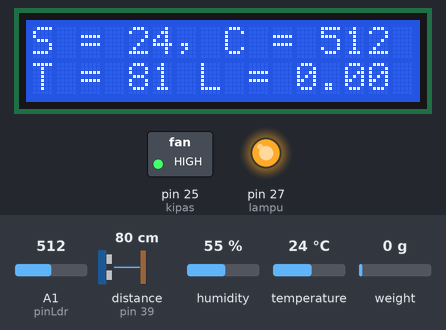
Bench run of a sketch on a simulated Arduino Mega 2560, built with avr-gcc and run on an emulated ATmega2560. On the bench: 16×2 character LCD, switched loads named in the sketch (green lamp = pin HIGH), output pins drawn as LEDs (lit = HIGH). The inputs (shaded band) are chosen by the test bench; at power-on: temperature 24 °C, A1 (pinLdr) = 512, distance to the obstacle (sensor on pin 39) 80 cm, humidity 55 %, weight on the scale 0 g. The echo pulse lasts 58.3 µs per cm; what the sketch prints to the serial monitor is not drawn.

Above: at 13.3 s.
13.4 s: temperature set to 32 °C
At 17.1 s:
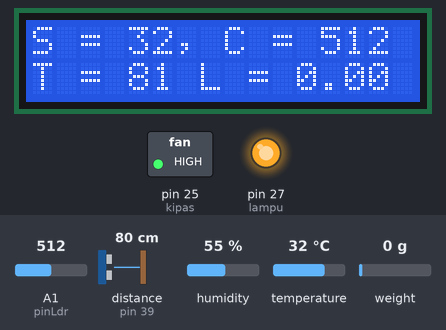
17.4 s: temperature set to 35 °C
At 19.5 s:
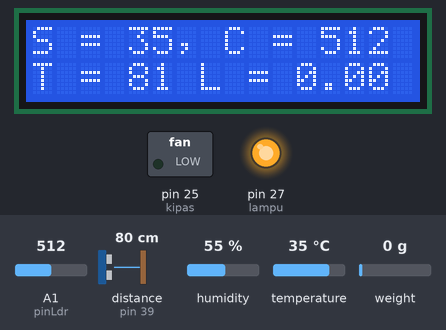
20.6 s: A1 (pinLdr) set to 640
At 22.9 s:
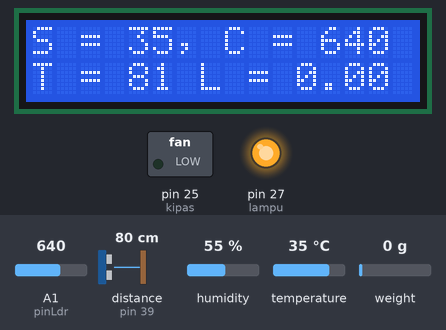
23.7 s: A1 (pinLdr) set to 658
At 26.4 s:
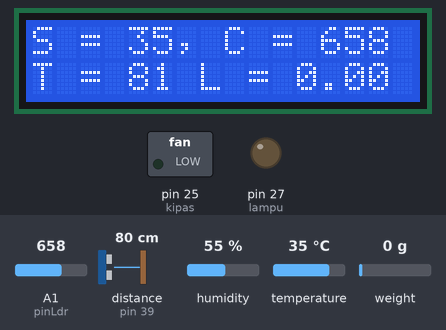
26.9 s: temperature set to 12 °C
At 29.7 s:
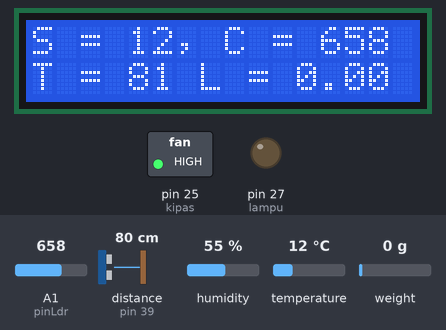
30.0 s: distance to the obstacle (sensor on pin 39) set to 2 cm
At 33.0 s:
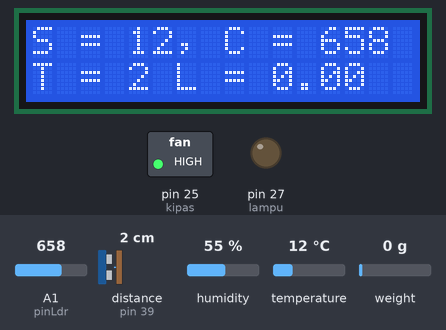
Timing chart, 0 to 34.2 s (numbered marks = the images above; inputs shaded):
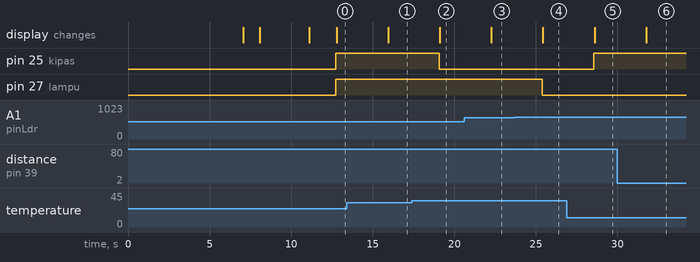

The sketch:

multi_sensor.ino
```cpp
#include <stdlib.h>
// library dht11
#include <DHT.h>
#include <Adafruit_Sensor.h>
#include <Wire.h>
#include <NewPing.h>
#include <SoftwareSerial.h>
#include <Wire.h>
#include <LiquidCrystal_I2C.h>
#include <HX711.h> //memasukan library HX711

//konfigurasi hx771
#define DOUT  43 //mendefinisikan pin arduino yang terhubung dengan pin DT module HX711
#define CLK  45 //mendefinisikan pin arduino yang terhubung dengan pin SCK module HX711
HX711 scale(DOUT, CLK);
float calibration_factor = 483;

//konfigurasi ultrasonik
#define trigPin1 37 //Set Trigger HCSR04 di Pin digital 6
#define echoPin1 39 //Set Echo HCSR04 di Pin digital 5
#define MAX_DISTANCE 200 //Set jarak maksimal
NewPing ultrasonic1(trigPin1, echoPin1, MAX_DISTANCE);

//konfigurasi eps8266
#define SSID "empty" //nama wifinya
#define PASS "fajri1002" //password wifi routernya
#define Baud_Rate 115200
#define Delay_Time 5000
#define WRITE_APIKEY "MKD9ZQD99A9T26H8"//channel read apikey

//konfig dht11
DHT dht(4, DHT11); //Pin, Jenis DHT
//konfigurasi lcd
LiquidCrystal_I2C lcd(0x27, 16, 2);


bool kirimdata; //cek status kirim data
int kipas = 25;
int lampu = 27;
int pinLdr = A1;
int suhu = 0;
int kelembaban = 0;
int bacaLdr = 0;
float unit = 0;
void setup(){
  pinMode(kipas, OUTPUT);
  pinMode(lampu, OUTPUT);
  pinMode(pinLdr, INPUT);
  pinMode(trigPin1, OUTPUT); //Set pin Trigger sebagai output
  pinMode(echoPin1, INPUT); //Set pin Echo sebagai input

  lcd.begin();
  lcd.backlight();
  // Konfigurasi Load Cell
  Serial.println("Memulai program kalibrasi pada sensor berat");
  Serial.println("Pastikan tidak ada beban diatas sensor");
  delay(5000);
  scale.set_scale();
  scale.tare(); // auto zero / mengenolkan pembacaan berat

  long zero_factor = scale.read_average(); //membaca nilai output sensor saat tidak ada beban
  Serial.print("Zero factor: ");
  Serial.println(zero_factor);

  // konfiguarasi esp8266
  Serial.begin(Baud_Rate);
  Serial.println("AT");
  lcd.clear();
  lcd.setCursor(0,0);
  lcd.print("AT");
  dht.begin();
  delay(1000);

  //sambungkan ke wifi
  Serial.println("AT+CWMODE=1");//mode wifi client
  lcd.clear();
  lcd.setCursor(0,0);
  lcd.print("AT+CWMODE=1");
  delay(1000);

  String cmd = "AT+CWJAP=\"";//at command konek ke wifi router
  cmd += SSID;
  cmd += "\",\"";
  cmd += PASS;
  cmd += "\"";//simpelnya ya gini AT+CWJAP="SSID","PASS";
  Serial.println(cmd);
  delay(1000);

  if(Serial.find("OK")){
    lcd.clear();
    lcd.setCursor(0,0);
    lcd.print("OK");
  }else{
    lcd.clear();
    lcd.setCursor(0,0);
    lcd.print("Gagal");
  }
  //end sambungan ke wifi

  lcd.clear();
  lcd.setCursor(1,0);
  lcd.print("Selamat Datang");
  lcd.setCursor(0,1);
  lcd.print("Jamur Tiram");
  delay(1000);
}
void loop(){
  scale.set_scale(calibration_factor);
  unit = scale.get_units();
  Serial.println(unit, 1);
  delay(500);

  // pembacaan suhu
  kelembaban = dht.readHumidity();
  suhu = dht.readTemperature();

  if(suhu > 33){
    digitalWrite(kipas, LOW);
  }else{
    digitalWrite(kipas, HIGH);
  }

  // pembacaan Ldr
  bacaLdr = analogRead(pinLdr);
  if(bacaLdr > 650){
    digitalWrite(lampu, LOW);
  }else{
    digitalWrite(lampu, HIGH);
  }

  // pembacaan ultrasonik
  int US1 = ultrasonic1.ping_cm();

  lcd.clear();
  lcd.setCursor(0,0);
  lcd.print("S = ");
  lcd.print(suhu);
  lcd.print(", C = ");
  lcd.print(bacaLdr);
  lcd.setCursor(0,1);
  lcd.print("T = ");
  lcd.print(US1);
  lcd.print(" L = ");
  lcd.print(unit);


  //inisialisasi alamat server
  String cmd = "AT+CIPSTART=\"TCP\",\"184.106.153.149\",80";//ip api.thingspeak.com
  Serial.println(cmd);
  delay(500);

  //coba kirim data
  String getStr = "GET /update?api_key=";
  getStr += WRITE_APIKEY;
  getStr += "&field1=";
  getStr += suhu;//silahkan ganti nilai sensor
  getStr += "&field2=";
  getStr += bacaLdr;//silahkan ganti nilai sensor
  getStr += "&field3=";
  getStr += US1;//silahkan ganti nilai sensor
  getStr += "&field4=";
  getStr += unit;//silahkan ganti nilai sensor
  getStr += "\r\n\r\n";

  //Serial.print("AT+CIPSEND=");
  //Serial.println(cmd.length());
  cmd = "AT+CIPSEND=";
  cmd += String(getStr.length());

  Serial.println(cmd);

  if(Serial.find(">")){
    Serial.print(getStr);
  }else{
    Serial.println("AT+CIPCLOSE");
  }

//  if(Serial.find("OK")){
//    for(int a = 0; a < 5; a++){
//      digitalWrite(4,HIGH);
//      digitalWrite(3,LOW);
//      delay(200);
//      digitalWrite(4,LOW);
//      digitalWrite(3,HIGH);
//      delay(200);
//    }
//  }else{
//    for(int a = 0; a < 5; a++){
//      digitalWrite(4,HIGH);
//      digitalWrite(3,HIGH);
//      delay(200);
//      digitalWrite(4,LOW);
//      digitalWrite(3,LOW);
//      delay(200);
//    }
//  }

  //end coba kirim data
  delay(1000);
}
```

Measured:
- the behaviour switches between 33 and 34 °C on temperature (found by bisection; images 1 and 2)
- the behaviour switches between 650 and 651 on A1 (pinLdr) (found by bisection; images 3 and 4)
- after the input at 13.4 s, the display: changes after 2.5 s (image 1)
- after the input at 17.4 s, pin 25 (kipas): HIGH → LOW after 1.7 s; the display: changes after 1.7 s (image 2)
- after the input at 20.6 s, the display: changes after 1.7 s (image 3)
- after the input at 23.7 s, pin 27 (lampu): HIGH → LOW after 1.7 s; the display: changes after 1.7 s (image 4)
- after the input at 26.9 s, pin 25 (kipas): LOW → HIGH after 1.7 s; the display: changes after 1.7 s (image 5)
- after the input at 30.0 s, the display: changes after 1.8 s (image 6)
